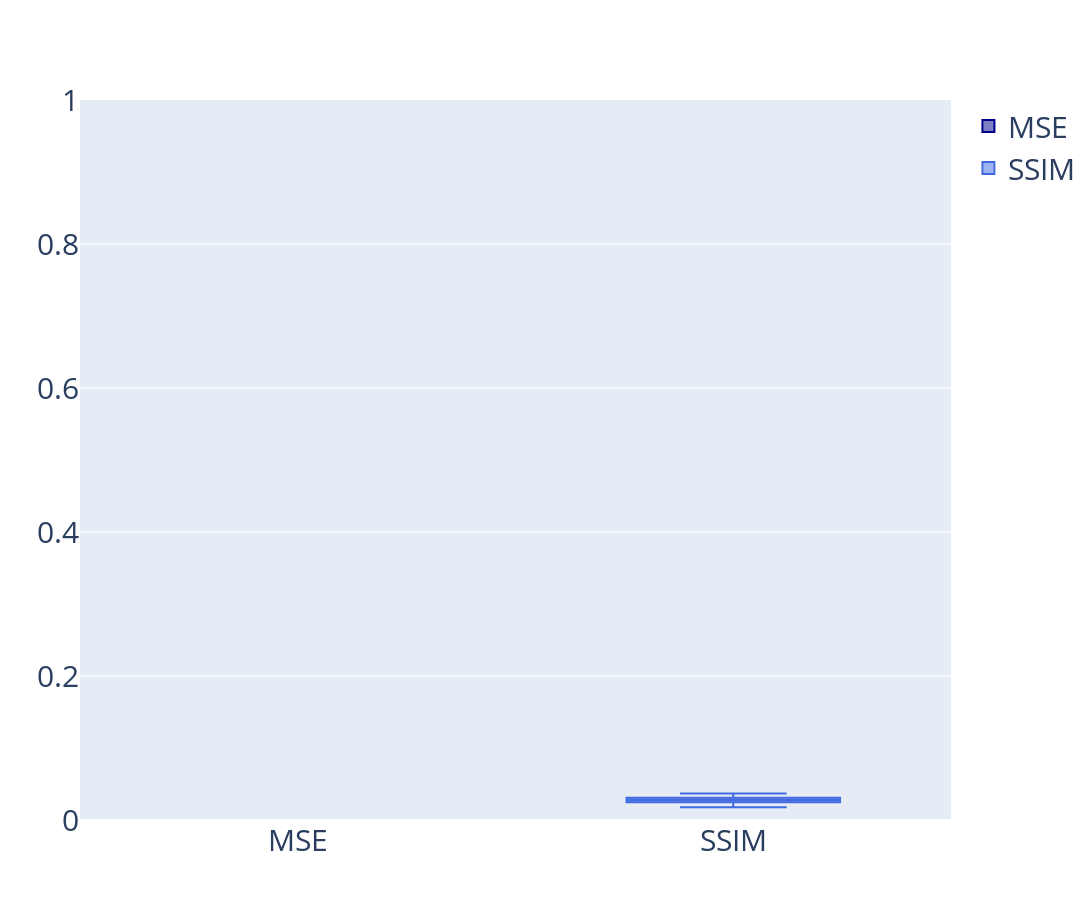

Here is the notebook cell this chart was saved with:
### Code cell
y0 = df.mse
y1 = df.ssim

fig = go.Figure()
fig.add_trace(go.Box(y=y0, name='MSE',
                marker_color = 'darkblue'))
fig.add_trace(go.Box(y=y1, name = 'SSIM',
                marker_color = 'royalblue'))
fig.update_layout(
    autosize=False,
    width=1200,
    height=900,
    yaxis=dict(
        # title_text="Y-axis Title",
        # ticktext=["Very long label", "long label", "3", "label"],
        # tickvals=,
        tickmode="array",
        titlefont=dict(size=30),
    ),
    yaxis_range=[0,1],
    font=dict(size=30),
)
fig.show(renderer="jupyterlab")
fig.write_image(model.RUN_DIR + f'boxplot_metrics_snr_{model.params["snr"]}.png')
